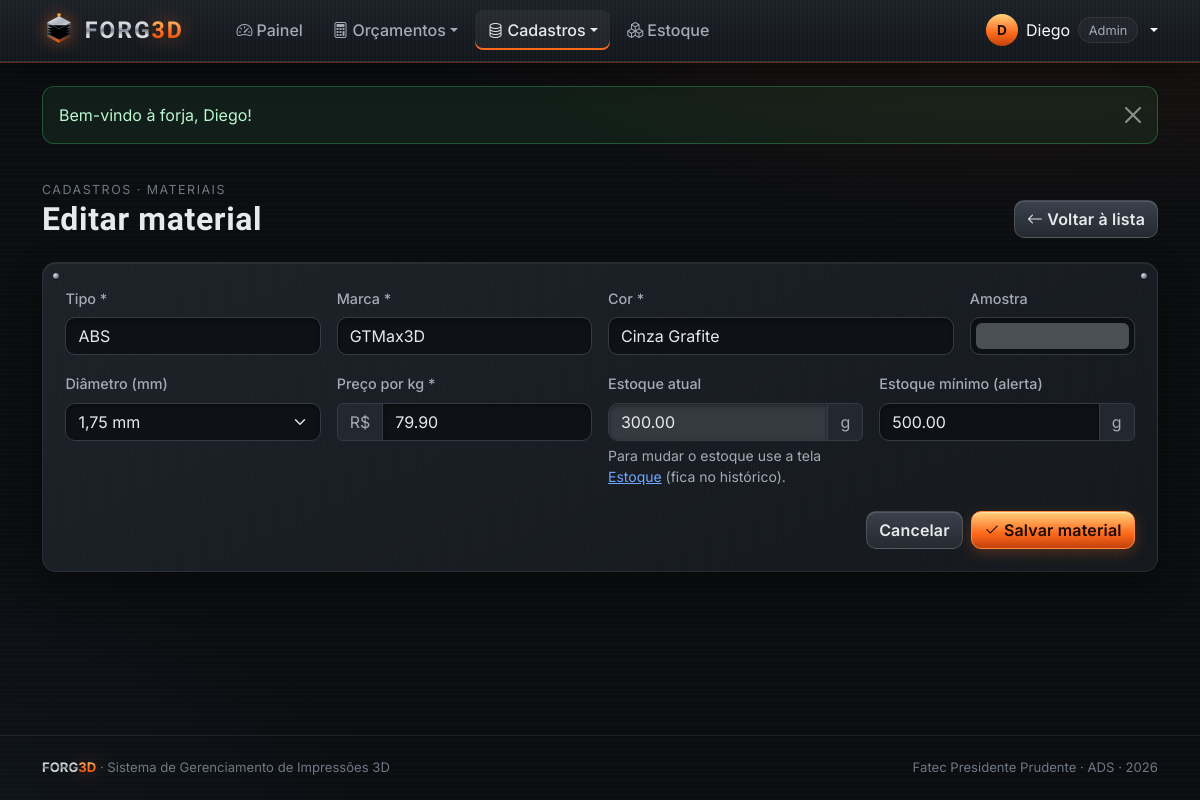
Page /view/cadastroMaterial.php?id=4 (signed in) on the committed database.
### tables this page shows
CREATE TABLE `materiais` (
  `id` int(11) NOT NULL AUTO_INCREMENT,
  `tipo` varchar(30) NOT NULL,
  `marca` varchar(60) NOT NULL,
  `cor` varchar(40) NOT NULL,
  `cor_hex` char(7) NOT NULL DEFAULT '#888888',
  `diametro` decimal(4,2) NOT NULL DEFAULT 1.75,
  `preco_kg` decimal(8,2) NOT NULL,
  `estoque_g` decimal(10,2) NOT NULL DEFAULT 0.00,
  `estoque_minimo_g` decimal(10,2) NOT NULL DEFAULT 300.00,
  `criado_em` datetime NOT NULL DEFAULT current_timestamp(),
  PRIMARY KEY (`id`)
);

### processamento/funcoesBD.php (called while the page is built, shortened)
<?php
function conectar(): PDO
{
    static $pdo = null;
    if ($pdo === null) {
        $dsn = 'mysql:host=' . DB_HOST . ';dbname=' . DB_NOME . ';charset=utf8mb4';
        try {
            $pdo = new PDO($dsn, DB_USUARIO, DB_SENHA, [
                PDO::ATTR_ERRMODE            => PDO::ERRMODE_EXCEPTION,
                PDO::ATTR_DEFAULT_FETCH_MODE => PDO::FETCH_ASSOC,
                PDO::ATTR_EMULATE_PREPARES   => false,
            ]);
        } catch (PDOException $e) {
            http_response_code(500);
            die('<h3 style="font-family:sans-serif">Não foi possível conectar ao banco "' . DB_NOME
                . '". Verifique se o MySQL do XAMPP está ligado e se o arquivo banco/forg3d.sql foi importado no phpMyAdmin.</h3>');
        }
    }
    return $pdo;
}
function consultarUm(string $sql, array $params = []): ?array
{
    $st = conectar()->prepare($sql);
    $st->execute($params);
    $linha = $st->fetch();
    return $linha === false ? null : $linha;
}
function buscarMaterial(int $id): ?array
{
    return consultarUm('SELECT * FROM materiais WHERE id = ?', [$id]);
}
function h($texto): string
{
    return htmlspecialchars((string) $texto, ENT_QUOTES, 'UTF-8');
}

### processamento/sessao.php (called while the page is built, shortened)
<?php
require_once __DIR__ . '/funcoesBD.php';
function valorAntigo(string $campo, $padrao = '')
{
    return $_SESSION['form'][$campo] ?? $padrao;
}

### view/cadastroMaterial.php (the view, shortened to what this page needs)
<?php
require_once '../processamento/sessao.php';
$id = (int) ($_GET['id'] ?? 0);
$m = $id ? buscarMaterial($id) : null;
$v = fn($campo, $padrao = '') => valorAntigo($campo, $m[$campo] ?? $padrao);
require 'includes/topo.php';
?>
<div class="f-cabecalho">
    <div>
        <span class="f-mini">Cadastros · Materiais</span>
        <h1><?= $m ? 'Editar material' : 'Novo material' ?></h1>
    </div>
    <a href="verMaterial.php" class="btn btn-aco"><i class="bi bi-arrow-left me-1"></i>Voltar à lista</a>
</div>
<form class="f-card f-rebites" action="../processamento/processamento.php" method="POST">
    <div class="row g-3">
        <div class="col-md-3">
            <label class="form-label" for="tipo">Tipo *</label>
            <input class="form-control" id="tipo" name="tipo" list="listaTipos" required maxlength="30" value="<?= h($v('tipo', 'PLA')) ?>">
        </div>
        <div class="col-md-3">
            <label class="form-label" for="marca">Marca *</label>
            <input class="form-control" id="marca" name="marca" required maxlength="60" value="<?= h($v('marca')) ?>">
        </div>
        <div class="col-md-4">
            <label class="form-label" for="cor">Cor *</label>
            <input class="form-control" id="cor" name="cor" required maxlength="40" value="<?= h($v('cor')) ?>">
        </div>
        <div class="col-md-2">
            <label class="form-label" for="cor_hex">Amostra</label>
            <input type="color" class="form-control form-control-color w-100" id="cor_hex" name="cor_hex" value="<?= h($v('cor_hex', '#ff6a1a')) ?>">
        </div>
        <div class="col-md-3">
            <label class="form-label" for="diametro">Diâmetro (mm)</label>
            <select class="form-select" id="diametro" name="diametro">
                <?php foreach (['1.75', '2.85'] as $dm): ?>
                    <option value="<?= $dm ?>" <?= (string) (float) $v('diametro', 1.75) === (string) (float) $dm ? 'selected' : '' ?>><?= str_replace('.', ',', $dm) ?> mm</option>
                <?php endforeach; ?>
            </select>
        </div>
        <div class="col-md-3">
            <label class="form-label" for="preco_kg">Preço por kg *</label>
            <div class="input-group"><span class="input-group-text">R$</span>
                <input type="number" step="0.01" min="0.01" class="form-control" id="preco_kg" name="preco_kg" required value="<?= h($v('preco_kg')) ?>">
            </div>
        </div>
        <div class="col-md-3">
            <label class="form-label" for="estoque_g">Estoque atual</label>
            <div class="input-group">
                <input type="number" step="1" min="0" class="form-control" id="estoque_g" name="estoque_g" value="<?= h($v('estoque_g', 1000)) ?>" <?= $m ? 'disabled' : '' ?>>
                <span class="input-group-text">g</span>
            </div>
            <?php if ($m): ?><div class="form-text">Para mudar o estoque use a tela <a href="estoque.php">Estoque</a> (fica no histórico).</div><?php endif; ?>
        </div>
        <div class="col-md-3">
            <label class="form-label" for="estoque_minimo_g">Estoque mínimo (alerta)</label>
            <div class="input-group">
                <input type="number" step="1" min="0" class="form-control" id="estoque_minimo_g" name="estoque_minimo_g" value="<?= h($v('estoque_minimo_g', 300)) ?>">
                <span class="input-group-text">g</span>
            </div>
        </div>
    </div>
    <div class="d-flex justify-content-end gap-2 mt-4">
        <a href="verMaterial.php" class="btn btn-aco">Cancelar</a>
        <button class="btn btn-forja" type="submit"><i class="bi bi-check2 me-1"></i>Salvar material</button>
    </div>
</form>
<?php limparFormulario(); require 'includes/rodape.php'; ?>

### css/forg3d.css (style rules this page uses)
:root { --f-fundo: #0b0d10; --f-fundo-2: #111419; --f-aco-1: #1a1e24; --f-aco-2: #232830; --f-aco-3: #343b45; --f-borda: rgba(255, 255, 255, .07); --f-borda-forte: rgba(255, 255, 255, .14); --f-texto: #e7e9ec; --f-texto-2: #a3abb5; --f-texto-3: #6f7883; --f-brasa: #ff6a1a; --f-brasa-2: #ffb347; --f-brasa-3: #c2410c; --f-brasa-glow: rgba(255, 106, 26, .45); --f-azul: #6fb7ff; --f-verde: #4ade80; --f-vermelho: #f87171; --f-amarelo: #facc15; --f-raio: 14px; --f-fonte-titulo: 'Chakra Petch', 'Segoe UI', sans-serif; --f-fonte: 'Inter', 'Segoe UI', sans-serif; --f-grad-aco: linear-gradient(180deg, #f6f8fa 0%, #c4cbd3 38%, #7d8692 52%, #dfe4e9 70%, #9aa3ad 100%); --f-grad-brasa: linear-gradient(180deg, #ffd27a 0%, #ff8a3d 40%, #ff6a1a 60%, #c2410c 100%); --bs-body-bg: var(--f-fundo); --bs-body-color: var(--f-texto); --bs-border-color: var(--f-borda); --bs-link-color: var(--f-brasa-2); --bs-link-hover-color: var(--f-brasa); --bs-emphasis-color: var(--f-texto); --bs-secondary-color: var(--f-texto-2); }
* { scrollbar-color: var(--f-aco-3) var(--f-fundo); }
body { display: flex; flex-direction: column; font-family: var(--f-fonte); background: radial-gradient(1100px 520px at 85% -10%, rgba(255, 106, 26, .10), transparent 60%), radial-gradient(900px 600px at -10% 110%, rgba(111, 183, 255, .06), transparent 60%), var(--f-fundo); background-attachment: fixed; min-height: 100vh; }
body::before { content: ''; position: fixed; inset: 0; pointer-events: none; background: repeating-linear-gradient(0deg, rgba(255, 255, 255, .018) 0 1px, transparent 1px 5px); z-index: 0; }
h1, h2, h3, h4, h5 { font-family: var(--f-fonte-titulo); letter-spacing: .02em; font-weight: 600; }
.f-mini { font-size: .78rem; color: var(--f-texto-3); text-transform: uppercase; letter-spacing: .12em; }
.f-card { position: relative; background: repeating-linear-gradient(90deg, rgba(255, 255, 255, .012) 0 1px, transparent 1px 3px), linear-gradient(155deg, #1d2229 0%, #14181d 100%); border: 1px solid var(--f-borda); border-radius: var(--f-raio); box-shadow: inset 0 1px 0 rgba(255, 255, 255, .06), 0 14px 34px rgba(0, 0, 0, .38); padding: 1.4rem; }
.f-rebites::before, .f-rebites::after { content: ''; position: absolute; top: 10px; width: 6px; height: 6px; border-radius: 50%; background: radial-gradient(circle at 35% 35%, #dfe4e9, #5a636e 70%); box-shadow: 0 1px 1px rgba(0, 0, 0, .6); }
.f-rebites::before { left: 10px; }
.f-rebites::after { right: 10px; }
.f-cabecalho { display: flex; flex-wrap: wrap; gap: 1rem; align-items: end; justify-content: space-between; margin: 2rem 0 1.5rem; }
.f-cabecalho h1 { font-size: clamp(1.5rem, 3vw, 2rem); margin: 0; }
.btn { border-radius: 10px; font-weight: 600; letter-spacing: .01em; }
.btn-forja { position: relative; overflow: hidden; color: #1a0c03; background: var(--f-grad-brasa); border: 1px solid #ff8a3d; box-shadow: inset 0 1px 0 rgba(255, 255, 255, .45), 0 4px 14px rgba(255, 106, 26, .25); }
.btn-forja::after { content: ''; position: absolute; top: 0; left: -60%; width: 40%; height: 100%; background: linear-gradient(100deg, transparent, rgba(255, 255, 255, .55), transparent); transform: skewX(-20deg); transition: left .55s ease; }
.btn-aco { color: var(--f-texto); background: linear-gradient(180deg, #3a414b, #252a31); border: 1px solid var(--f-borda-forte); box-shadow: inset 0 1px 0 rgba(255, 255, 255, .12); }
.form-label { font-weight: 500; color: var(--f-texto-2); font-size: .9rem; }
.form-control, .form-select { background-color: #0e1115; color: var(--f-texto); border: 1px solid var(--f-aco-3); border-radius: 10px; box-shadow: inset 0 2px 4px rgba(0, 0, 0, .35); }
.form-control::placeholder { color: var(--f-texto-3); }
.form-control-color { padding: .3rem; width: 3.2rem; }
.input-group-text { background: var(--f-aco-2); color: var(--f-texto-2); border-color: var(--f-aco-3); }

### rows in the picture
materiais: tipo "ABS", marca "GTMax3D", cor "Cinza Grafite", cor_hex "#4a4f55", diametro "1,75 mm", preco_kg "79.90", estoque_g "300.00", estoque_minimo_g "500.00"

### other values in the picture
mb_strtoupper(mb_substr($u['nome'], 0, 1)) "D"
explode(' ', $u['nome'])[0] "Diego"
$aviso['texto'] "Bem-vindo à forja, Diego!"
